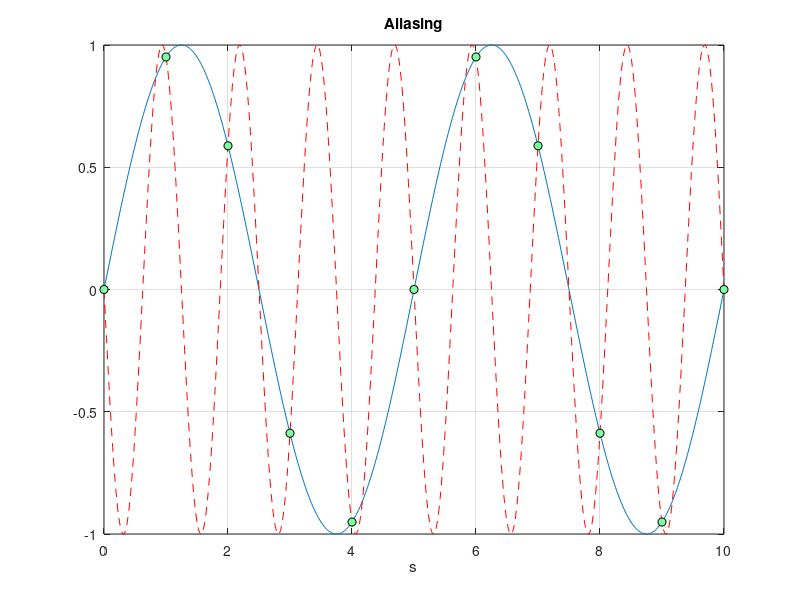

The MATLAB source for this figure:
T=10;
N=T*100;
tc=(0:N)*0.01;
ts=(0:T);
fr=1/5;
fr1=1-fr;
figure
plot(tc,sin(2*pi*fr*tc))
hold on
plot(tc,-sin(2*pi*fr1*tc),'r--')
plot(ts,-sin(2*pi*fr1*ts),'ko','MarkerFaceColor',[.49 1 .63])
grid on
title('Aliasing')
xlabel('s')